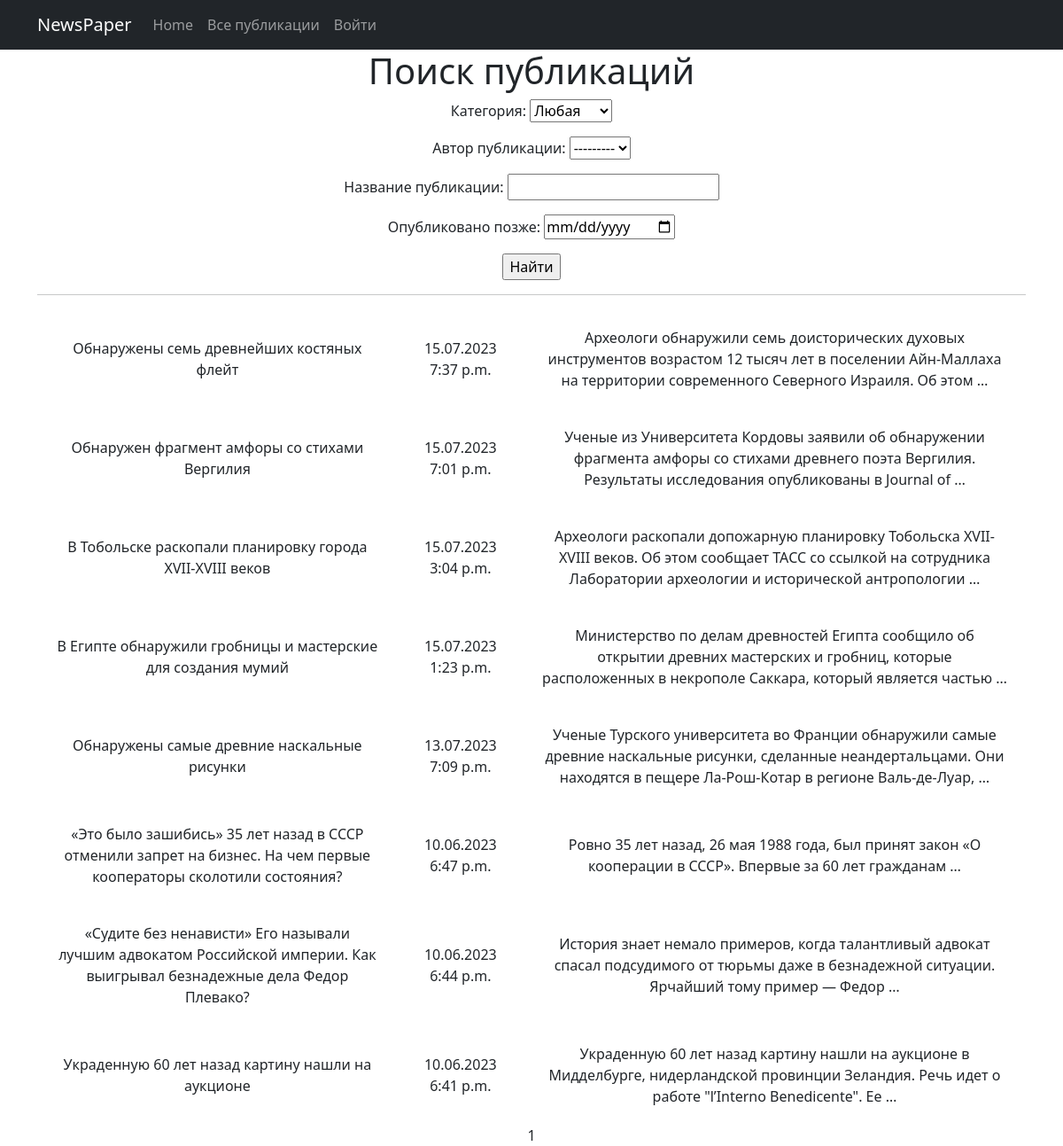
The app's page /news/search/ with its own data.
### news/models.py (models this page shows, shortened)
class Post(models.Model):
    create_time = models.DateTimeField(auto_now_add=True)
    type = models.CharField(max_length=2, choices=TYPES, default=news)
    title = models.CharField(max_length=255)
    content = models.TextField()
    post_rating = models.IntegerField(default=0)
    author = models.ForeignKey(Author, on_delete=models.PROTECT)
    category = models.ManyToManyField(Category, through='PostCategory')

### news/views.py (the view)
# urls.py: path('search/', SearchList.as_view(), name='search_list'),
class SearchList(ListView):
    model = Post
    ordering = '-create_time'
    template_name = 'search.html'
    context_object_name = 'search'
    paginate_by = 10
    def get_queryset(self):
        queryset = super().get_queryset()
        self.filterset = PostFilter(self.request.GET, queryset)
        return self.filterset.qs
    def get_context_data(self, **kwargs):
        context = super().get_context_data()
        context['filterset'] = self.filterset
        return context

### news/models.py (called while the page is built)
    def __str__(self):
        return self.name.username

    def __str__(self):
        return self.name

### news/templatetags/custom_filters.py (called while the page is built)
@register.filter()
def censor(word):
    bad_words = ['редиска', 'мат']
    if isinstance(word, str):
        for i in word.split():
            if i in bad_words:
                word = word.replace(i, i[0] + '*' * len(i[1:]))
    return word

### templates/search.html (shortened to what this page needs)
{% extends 'flatpages/default.html' %}
{% load custom_filters %}
{% block content %}
    <h1>Поиск публикаций</h1>
    <form action="" method="get">
        {{ filterset.form.as_p }}
        <input type="submit" value="Найти" />
    </form>
    <hr>
    {% if search %}
        <table cellpadding="20">
            {% for post in search %}
            <tr>
                <td>{{ post.title|censor }}</td>
                <td>{{ post.create_time|date:'d.m.Y P' }}</td>
                <td>{{ post.content|truncatewords:20|censor }}</td>
            </tr>
            {% endfor %}
        </table>
    {% else %}
        <h2>Публикаций нет!</h2>
    {% endif %}
    {{ page_obj.number }}
{% endblock content %}

### records on screen
Post: title|censor "Обнаружены семь древнейших костяных флейт", create_time "15.07.2023 7:37 p.m.", content|censor "Археологи обнаружили семь доисторических духовых инструментов возрастом 12 тысяч лет в поселении Айн-Маллаха на территории современного Северного Израиля. Об этом …"
Post: title|censor "Обнаружен фрагмент амфоры со стихами Вергилия", create_time "15.07.2023 7:01 p.m.", content|censor "Ученые из Университета Кордовы заявили об обнаружении фрагмента амфоры со стихами древнего поэта Вергилия. Результаты исследования опубликованы в Journal of …"
Post: title|censor "В Тобольске раскопали планировку города XVII-XVIII веков", create_time "15.07.2023 3:04 p.m.", content|censor "Археологи раскопали допожарную планировку Тобольска XVII-XVIII веков. Об этом сообщает ТАСС со ссылкой на сотрудника Лаборатории археологии и исторической антропологии …"
Post: title|censor "В Египте обнаружили гробницы и мастерские для создания мумий", create_time "15.07.2023 1:23 p.m.", content|censor "Министерство по делам древностей Египта сообщило об открытии древних мастерских и гробниц, которые расположенных в некрополе Саккара, который является частью …"
Post: title|censor "Обнаружены самые древние наскальные рисунки", create_time "13.07.2023 7:09 p.m.", content|censor "Ученые Турского университета во Франции обнаружили самые древние наскальные рисунки, сделанные неандертальцами. Они находятся в пещере Ла-Рош-Котар в регионе Валь-де-Луар, …"
Post: title|censor "«Это было зашибись» 35 лет назад в СССР отменили запрет на бизнес. На чем первые кооператоры сколотили состояния?", create_time "10.06.2023 6:47 p.m.", content|censor "Ровно 35 лет назад, 26 мая 1988 года, был принят закон «О кооперации в СССР». Впервые за 60 лет гражданам …"
Post: title|censor "«Судите без ненависти» Его называли лучшим адвокатом Российской империи. Как выигрывал безнадежные дела Федор Плевако?", create_time "10.06.2023 6:44 p.m.", content|censor "История знает немало примеров, когда талантливый адвокат спасал подсудимого от тюрьмы даже в безнадежной ситуации. Ярчайший тому пример — Федор …"
Post: title|censor "Украденную 60 лет назад картину нашли на аукционе", create_time "10.06.2023 6:41 p.m.", content|censor "Украденную 60 лет назад картину нашли на аукционе в Мидделбурге, нидерландской провинции Зеландия. Речь идет о работе \"l’Interno Benedicente\". Ее …"

### other values on screen
{{ page_obj.number }} "1"
